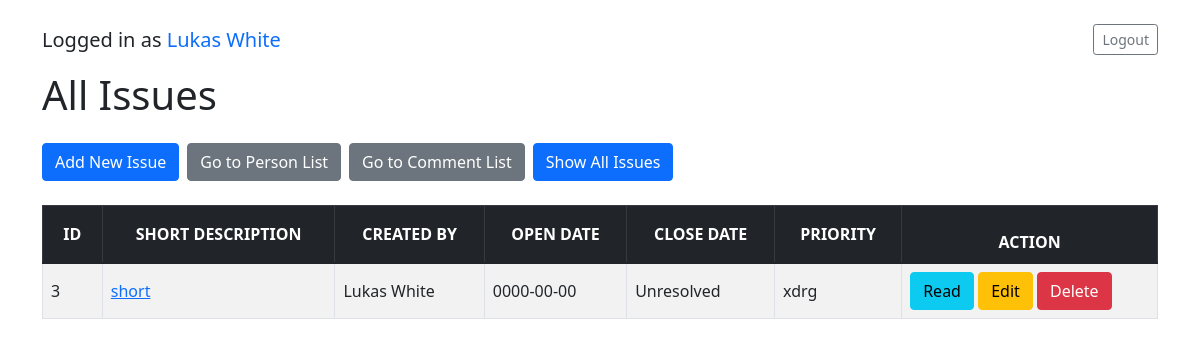
Before: /issue_list.php (signed in) with the older database file.
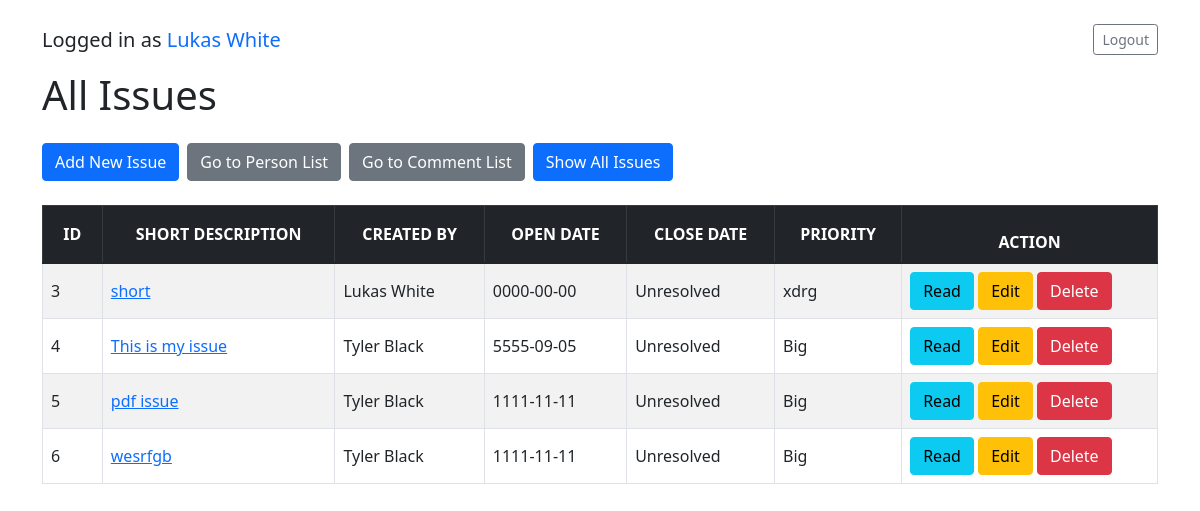
After: the same page with the newer database file.
### tables this page shows
CREATE TABLE `iss_issues` (
  `id` int(11) NOT NULL,
  `short_description` varchar(255) NOT NULL,
  `long_description` text NOT NULL,
  `open_date` date NOT NULL,
  `close_date` date NOT NULL,
  `priority` varchar(255) NOT NULL,
  `org` varchar(255) NOT NULL,
  `project` varchar(255) NOT NULL,
  `per_id` int(11) NOT NULL,
  `pdf_attachment` varchar(255) DEFAULT NULL
);

### issue_list.php (the view, shortened to what the changed rows need)
<?php
include 'config.php';
$user = $_SESSION['user'] ?? null;
$sort_column = isset($_GET['sort']) ? $_GET['sort'] : 'id';
$sort_direction = isset($_GET['direction']) && $_GET['direction'] === 'desc' ? 'desc' : 'asc';
$show_all = isset($_GET['show']) && $_GET['show'] === 'all';
$where_clause = $show_all ? '' : "WHERE (iss_issues.close_date IS NULL OR iss_issues.close_date = '0000-00-00')";
$issues = $conn->query("
    SELECT iss_issues.*,
           IFNULL(iss_persons.fname, '[Deleted User]') AS fname,
           IFNULL(iss_persons.lname, '') AS lname
    FROM iss_issues
    LEFT JOIN iss_persons ON iss_persons.id = iss_issues.per_id
    $where_clause
    ORDER BY $sort_column $sort_direction
")->fetch_all(MYSQLI_ASSOC);
?>
<!DOCTYPE html>
<html lang="en">
<head>
    <link href="https://cdn.jsdelivr.net/npm/bootstrap@5.1.3/dist/css/bootstrap.min.css" rel="stylesheet">
</head>
<body>
<div class="container my-4">
    <h1 class="mb-4">All Issues</h1>
    <?php if (count($issues) > 0): ?>
        <table class="table table-striped table-hover table-bordered align-middle">
            <thead class="table-dark text-center">
                <tr>
                <th class="text-uppercase text-nowrap"><a class="text-white text-decoration-none" href="?sort=id&direction=<?php echo ($sort_column == 'id' && $sort_direction == 'asc') ? 'desc' : 'asc'; ?><?php echo $show_all ? '&show=all' : ''; ?>">ID</a></th>
                    <th class="text-uppercase text-nowrap"><a class="text-white text-decoration-none" href="?sort=short_description&direction=<?php echo ($sort_column == 'short_description' && $sort_direction == 'asc') ? 'desc' : 'asc'; ?><?php echo $show_all ? '&show=all' : ''; ?>">Short Description</a></th>
                    <th class="text-uppercase text-nowrap"><a class="text-white text-decoration-none" href="?sort=fname&direction=<?php echo ($sort_column == 'fname' && $sort_direction == 'asc') ? 'desc' : 'asc'; ?><?php echo $show_all ? '&show=all' : ''; ?>">Created By</a></th>
                    <th class="text-uppercase text-nowrap"><a class="text-white text-decoration-none" href="?sort=open_date&direction=<?php echo ($sort_column == 'open_date' && $sort_direction == 'asc') ? 'desc' : 'asc'; ?><?php echo $show_all ? '&show=all' : ''; ?>">Open Date</a></th>
                    <th class="text-uppercase text-nowrap"><a class="text-white text-decoration-none" href="?sort=close_date&direction=<?php echo ($sort_column == 'close_date' && $sort_direction == 'asc') ? 'desc' : 'asc'; ?><?php echo $show_all ? '&show=all' : ''; ?>">Close Date</a></th>
                    <th class="text-uppercase text-nowrap"><a class="text-white text-decoration-none" href="?sort=priority&direction=<?php echo ($sort_column == 'priority' && $sort_direction == 'asc') ? 'desc' : 'asc'; ?><?php echo $show_all ? '&show=all' : ''; ?>">Priority</a></th>
                    <th class="text-uppercase text-nowrap text-white">Action</th>
                </tr>
            </thead>
            <tbody>
                <?php foreach ($issues as $issue): ?>
                    <tr>
                        <td><?php echo htmlspecialchars($issue['id']); ?></td>
                        <td><a href="issue.php?id=<?php echo $issue['id']; ?>"><?php echo htmlspecialchars($issue['short_description']); ?></a></td>
                        <td><?php echo htmlspecialchars($issue['fname'] . ' ' . $issue['lname']); ?></td>
                        <td><?php echo htmlspecialchars($issue['open_date']); ?></td>
                        <td>
                            <?php echo ($issue['close_date'] === '0000-00-00' || empty($issue['close_date'])) ? 'Unresolved' : htmlspecialchars($issue['close_date']); ?>
                        </td>
                        <td>
                            <?php echo ($issue['close_date'] === '0000-00-00' || empty($issue['close_date'])) ? htmlspecialchars($issue['priority']) : ''; ?>
                        </td>
                        <td>
                            <a href="issue.php?id=<?php echo $issue['id']; ?>" class="btn btn-info">Read</a>
                            <?php
                            if ($user['id'] == $issue['per_id'] || $user['admin'] == 1): ?>
                                <button type="button" class="btn btn-warning" data-bs-toggle="modal" data-bs-target="#editIssueModal"
                                data-id="<?php echo $issue['id']; ?>"
                                data-short-description="<?php echo htmlspecialchars($issue['short_description']); ?>"
                                data-long-description="<?php echo htmlspecialchars($issue['long_description']); ?>"
                                data-open-date="<?php echo htmlspecialchars($issue['open_date']); ?>"
                                data-priority="<?php echo htmlspecialchars($issue['priority']); ?>"
                                data-org="<?php echo htmlspecialchars($issue['org']); ?>"
                                data-project="<?php echo htmlspecialchars($issue['project']); ?>"
                                >
                                    Edit
                                </button>
                                <form action="issue_list.php" method="POST" style="display:inline;">
                                    <button type="submit" class="btn btn-danger" onclick="return confirm('Are you sure you want to delete this issue?');">
                                        Delete
                                    </button>
                                </form>
                            <?php endif; ?>
                        </td>
                    </tr>
                <?php endforeach; ?>
            </tbody>
        </table>
    <?php else: ?>
        <p>No issues found.</p>
    <?php endif; ?>
</div>
</body>
</html>

Changed rows visible on the page:
added iss_issues: id "4", short_description "This is my issue", lname "Tyler Black", open_date "5555-09-05", close_date "Unresolved", priority "Big"
added iss_issues: id "5", short_description "pdf issue", lname "Tyler Black", open_date "1111-11-11", close_date "Unresolved", priority "Big"
added iss_issues: id "6", short_description "wesrfgb", lname "Tyler Black", open_date "1111-11-11", close_date "Unresolved", priority "Big"
